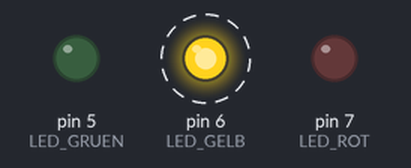
Simulated run of this sketch. Board: Arduino Uno, built with avr-gcc and run on an emulated ATmega328P. Shown: output pins drawn as LEDs (lit = HIGH). Dashed ring = blinking. What the sketch prints to the serial monitor is not drawn.

Above: at 0.2 s.
Timing chart, 0 to 3.0 s (numbered marks = the images above):
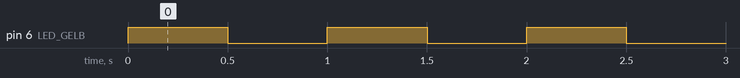

Measured:
- by itself, pin 6 (LED_GELB): alternates HIGH for 0.50 s and LOW for 0.50 s

The sketch:

challenge2_nachtmodus.ino
```cpp
// B02 Challenge 2: Nachtmodus
// Nur Gelb blinkt (0.5s an, 0.5s aus)

const int LED_ROT = 7;
const int LED_GELB = 6;
const int LED_GRUEN = 5;

void setup() {
  pinMode(LED_ROT, OUTPUT);
  pinMode(LED_GELB, OUTPUT);
  pinMode(LED_GRUEN, OUTPUT);

  // Rot und Gruen dauerhaft aus
  digitalWrite(LED_ROT, LOW);
  digitalWrite(LED_GRUEN, LOW);

  Serial.begin(9600);
  Serial.println("Nachtmodus aktiv - Gelb blinkt!");
}

void loop() {
  digitalWrite(LED_GELB, HIGH);
  delay(500);

  digitalWrite(LED_GELB, LOW);
  delay(500);
}
```
